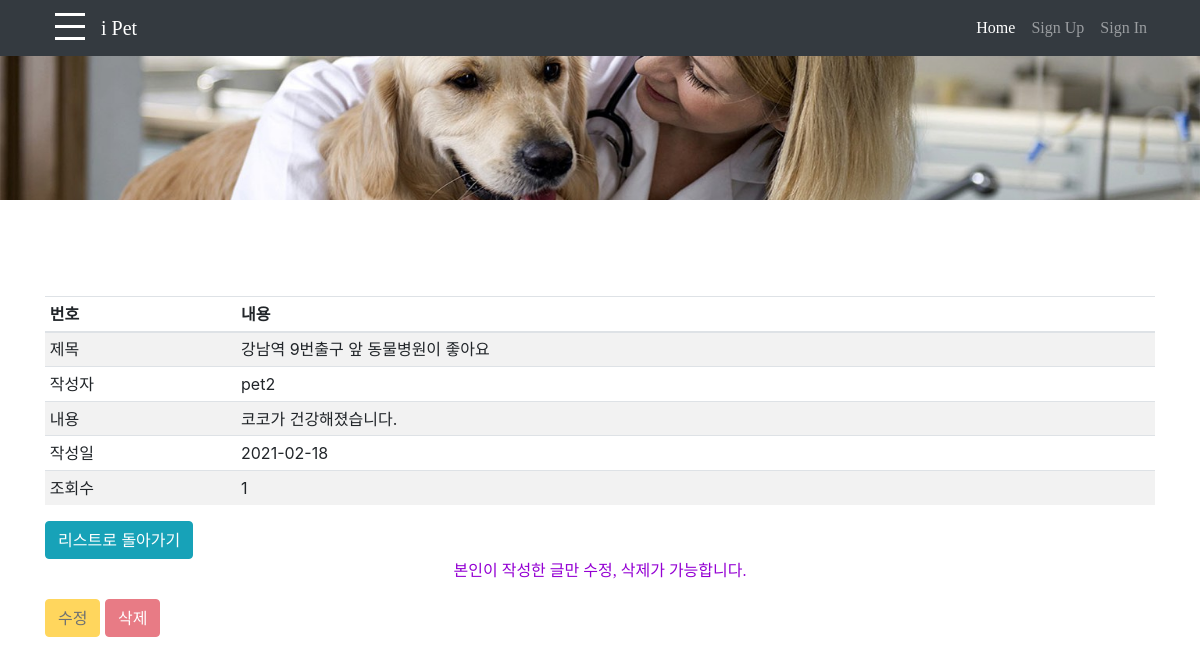
The app's page /board/detail2/3 with its own data.
### board/models.py (models this page shows, shortened)
class Posthr(models.Model):
    author = models.ForeignKey(Member, on_delete=models.CASCADE)
    author_name = models.CharField('작성자', max_length=20)
    phr_title = models.CharField('글 제목', max_length=100)
    phr_contents = models.CharField('글 내용', max_length=300)
    phr_date = models.DateTimeField('글 작성일')
    phr_count = models.IntegerField(default=0)

### board/views.py (the view)
# urls.py: path('detail2/<int:post_id>', views.phr_detail, name='phr_detail'),
def phr_detail(request, post_id):
    post = Posthr.objects.get(pk=post_id)
    post.phr_count += 1
    post.save()
    return render(request, 'board/detail2.html', {
        'post': post
    })

### board/templates/board/detail2.html (shortened to what this page needs)
{% extends 'base.html' %}
{% load bootstrap4 %}
{% block html_body %}
        <header id="my_banner" class="bg-primary py-5 mb-5" >
    <div class="container h-100">
      <div class="row h-100 align-items-center">
        <div class="col-lg-12">
        </div>
      </div>
    </div>
    </header>
    <div class="container">
        <br>
        <br>
        <div class="table-responsive">
        <table class="table table-striped table-sm">
          <thead>
            <tr>
              <th>번호</th>
              <th>내용</th>
            </tr>
          </thead>
          <tbody>
            <tr>
              <td>제목</td>
              <td>{{ post.phr_title }}</td>
            </tr>
            <tr>
              <td>작성자</td>
              <td>{{ post.author_name }}</td>
            </tr>
            <tr>
              <td>내용</td>
              <td>{{ post.phr_contents }}</td>
            </tr>
            <tr>
              <td>작성일</td>
              <td>{{ post.phr_date | date:"Y-m-d" }}</td>
            </tr>
            <tr>
              <td>조회수</td>
              <td>{{ post.phr_count }}</td>
            </tr>
          </tbody>
        </table>
        </div>
        <button type="button"
                class="btn btn-info"
                onclick="to_list1()">리스트로 돌아가기</button>
        {% if post.author_name == request.session.user.u_name %}
        <button type="button"
                class="btn btn-warning"
                onclick="update_post1({{ post.id }})">수정</button>
        <button type="button"
                class="btn btn-danger"
                onclick="delete_post1({{ post.id }})">삭제</button>
        {% else %}
        <p style="text-align:center"><font color="#9400d3">본인이 작성한 글만 수정, 삭제가 가능합니다.</font></p>
        <button type="button"
                class="btn btn-warning" disabled="disabled">수정</button>
        <button type="button"
                class="btn btn-danger" disabled="disabled">삭제</button>
        {% endif %}
    </div>
{% endblock %}

### static/css/navbar.css (style rules this page uses)
html { font-family: "Roboto", "Noto Sans KR", sans-serif; }
body, ul, li, h1 { margin:0; padding:0; list-style:none; }
.row::after { content:""; display:block; clear:both; }

### static/css/heroic-features.css (style rules this page uses)
body { padding-top: 56px; }

### templates/base.html (style rules this page uses)
html { position: relative; min-height: 150%; margin: 0; padding-bottom: 100px; background: white; }
body { min-height: 150%; }
p { font-family: AppleSDGothicNeoEB; }

### board/templates/board/detail2.html (style rules this page uses)
#my_banner { background-image: url("/static/img/pet2.jfif"); background-position: center; background-size: cover; opacity: 100%; }

### records on screen
Posthr: phr_title "강남역 9번출구 앞 동물병원이 좋아요", author_name "pet2", phr_contents "코코가 건강해졌습니다.", phr_date "2021-02-18", phr_count "1"
